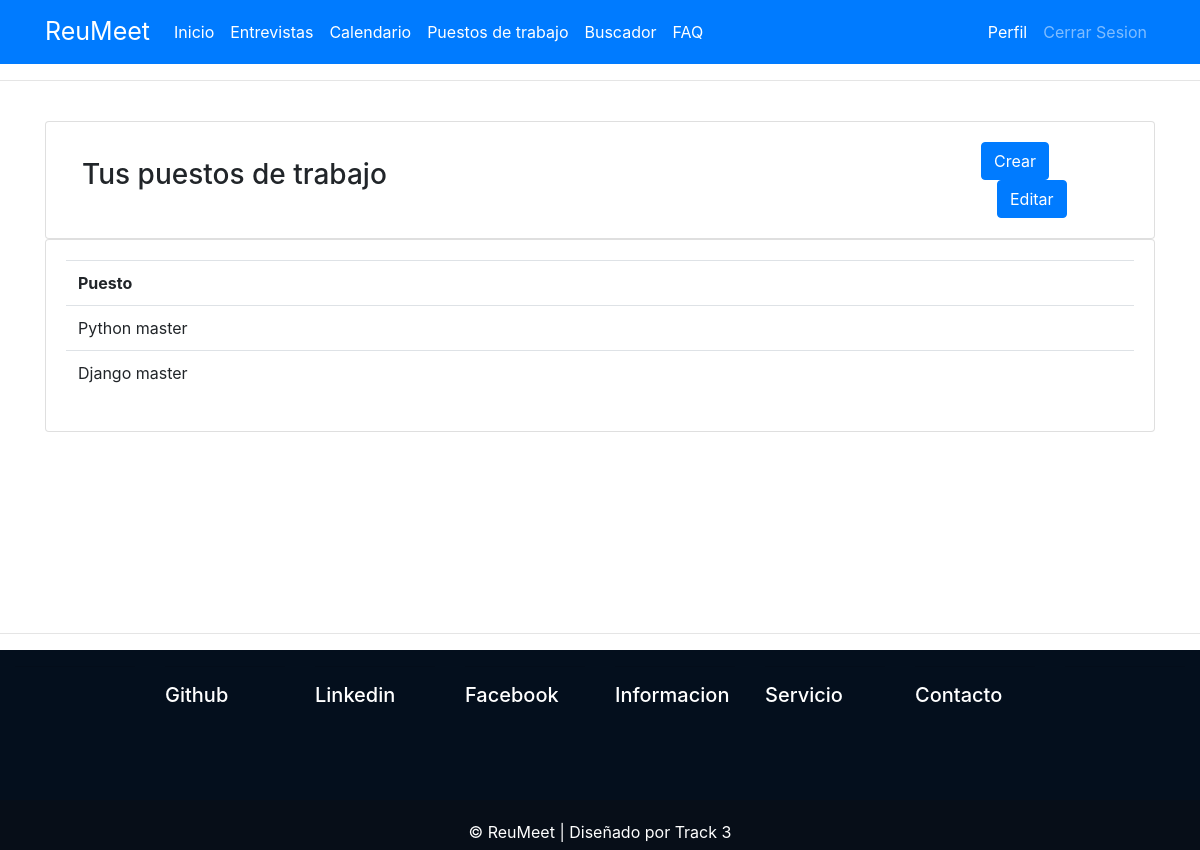
The app's page /puestos/ (signed in), older data.
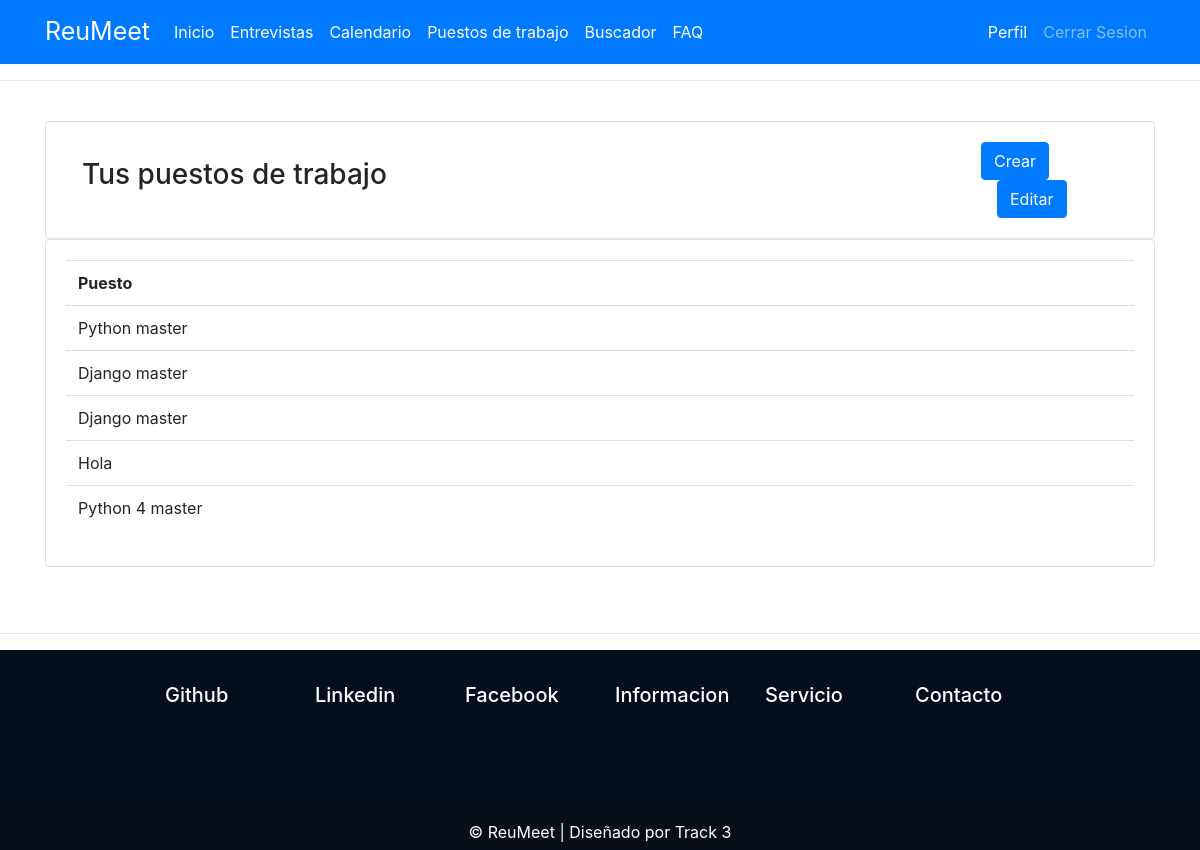
The same page, newer data.
### entrevistas/models.py (models this page shows, shortened)
class Puesto_trabajo(models.Model):
    empresa = models.ForeignKey(User, null=True, on_delete=models.CASCADE)
    titulo = models.CharField(max_length=100, null=True)
    descripcion = models.TextField(null=True)

### entrevistas/views.py (the view)
# urls.py: path('puestos/', views.puestos),
@login_required(login_url='/login')
def puestos(request):
    user = Entrevista.objects.filter(empresa=request.user)
    puestos = Puesto_trabajo.objects.filter(empresa=request.user)
    context = {'puestos': puestos}
    return render(request, 'entrevistas/puestos.html', context)

### entrevistas/templates/entrevistas/puestos.html
{% extends 'page/main.html' %}
{% block content %}
<br>
<div class="row">
    <div class="col-md">
        <div class="card card-body">
            <div class="row">
                <div class="col-md-10">
                    <h3 class="w-75 p-3">Tus puestos de trabajo</h3>
                </div>
                <div class="col-md-2 float-right">
                    <a href="{% url 'crear_puesto' %}"><button class="btn btn-primary" (click)="onAddCategoieModal(addCategorieModal)">Crear</button><a href=""></a>
                    <button class="btn btn-primary" style="margin-left: 1em"
                        (click)="onAddCategoieModal(content)">Editar</button>
                </div>
            </div>
        </div>
        <div class="card card-body">
            <table class="table">
                <tr>
                    <th>Puesto</th>
                </tr>
                {% for i in puestos %}
                <tr>
                    <td>{{ i.titulo }}</td>
                </tr>
                {% endfor %}
            </table>
        </div>
    </div>
</div>
{% endblock content %}

Row changes from the older to the newer data that the page shows:
added Puesto_trabajo: titulo "Django master"
added Puesto_trabajo: titulo "Hola"
added Puesto_trabajo: titulo "Python 4 master"
